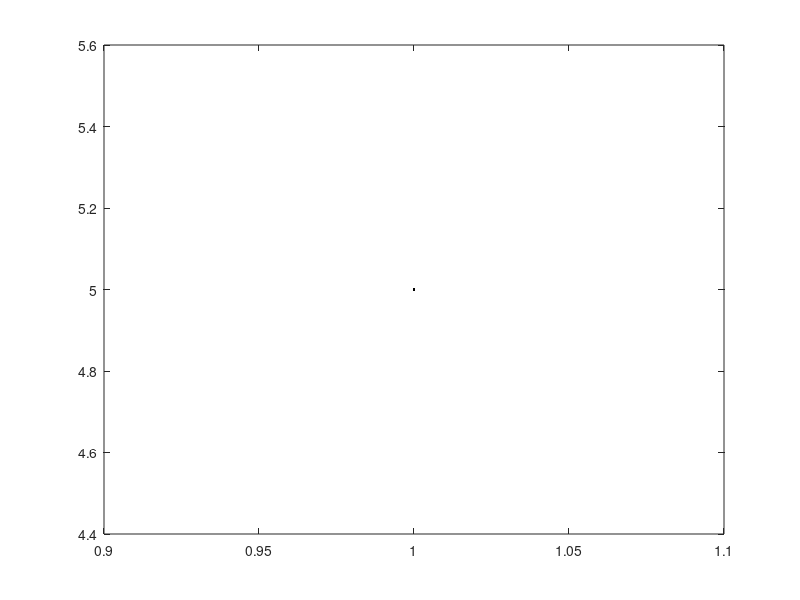

MATLAB code to generate this figure:
clear
clc
A=input('Enter matrix A here: ');
[r,c]=size(A);
j=1;
for i=1:1:r*c
  x(1,j)=i;
  j=j+1;
end
k=1;
for i=1:1:r*c
  y(1,k)=A(i);
  k=k+1;
end
plot(x,y,'k')
